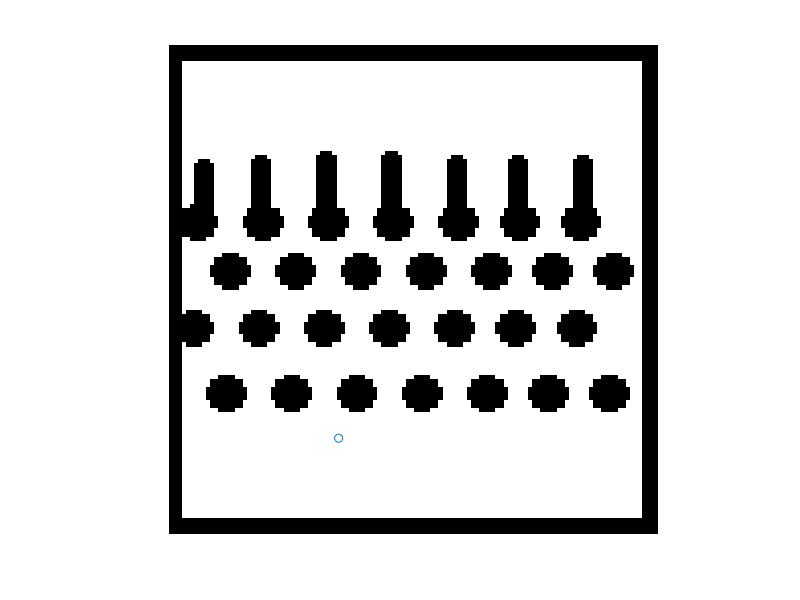

The MATLAB source for this figure: (Note: this script raises an error after producing the figure.)
addpath('Test_logs')
load logg8.mat
% addpath('path')
% img = imread('mappa.png');
% img = imbinarize(img);
% img = img(:,:,1);
% img = imresize(img,[240 240]);
% dist_circ = 10;
% img = uint8(img);
% img(:,:,2)=img(:,:,1);
% img(:,:,3)=img(:,:,1);
% img = uint8(255 * mat2gray(img));

for i = 1:ff
    imshow(img,[],'InitialMagnification', 800);
    hold on
    for j = 1:size(movement,2)
        scatter(movement{1,j}(i,1),movement{1,j}(i,2))
        viscircles([movement{1,j}(i,1),movement{1,j}(i,2)],max_robot_speed);
%         for k=1:i
%             img(movement{1,j}(i,2),movement{1,j}(i,1),:) = [0,255,0];  
%         end
    end
    hold off
    pause(0.2)
end